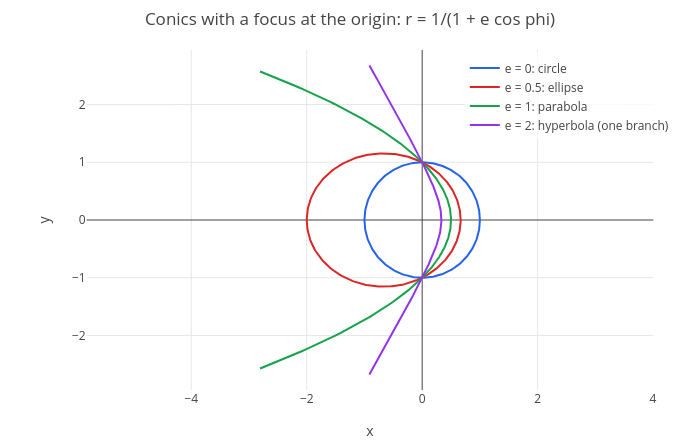

Notebook code cell kept with this figure:
### Markdown cell above
$x^2 - y^2 = (x - y)(x + y)$ has $\det Q = 0$: two lines. The tilted ellipse has $\det Q = -6 \neq 0$: a proper conic.

## 6. One family: eccentricity

All conics (except the circle) can be described by one more definition: the points whose distance to a focus is $e$
times their distance to a fixed line, the **directrix**. The number $e$ is the **eccentricity**. With the focus at the
origin, in polar coordinates (distance $r$ at angle $\varphi$):

$$r = \frac{1}{1 + e\cos\varphi}.$$

`polarplot(r, phi, from, to)` draws the curve at distance $r$ from the origin at each angle $\varphi$ from *from* to
*to*. The eccentricity decides the kind: $e = 0$ circle, $0 < e < 1$ ellipse, $e = 1$ parabola, $e > 1$ hyperbola
(where $1 + e\cos\varphi < 0$ the formula gives no point, so the parabola and hyperbola are drawn only for the angles
where it is positive):

### Code cell
c0 = polarplot(1, phi, 0, 2*pi);
c1 = polarplot(1/(1 + 0.5*cos(phi)), phi, 0, 2*pi);
c2 = polarplot(1/(1 + cos(phi)), phi, -2.4, 2.4);
c3 = polarplot(1/(1 + 2*cos(phi)), phi, -1.9, 1.9);
p = legend(show(c0, c1, c2, c3), "e = 0: circle", "e = 0.5: ellipse", "e = 1: parabola", "e = 2: hyperbola (one branch)");
labels(title(p, "Conics with a focus at the origin: r = 1/(1 + e cos phi)"), "x", "y")

### Figure 1 — Plotly figure (JSON) as saved in the notebook; plotly's stock layout.template omitted (floating-point values rounded to 4 significant figures; data arrays with more than 128 entries replaced by an {"elided": "..."} marker saying what was removed)
{"data": [{"line": {"color": "#2563eb", "width": 2}, "mode": "lines", "name": "e = 0: circle", "type": "scatter", "x": {"elided": "402 float values"}, "y": {"elided": "402 float values"}}, {"line": {"color": "#dc2626", "width": 2}, "mode": "lines", "name": "e = 0.5: ellipse", "type": "scatter", "x": {"elided": "402 float values"}, "y": {"elided": "402 float values"}}, {"line": {"color": "#16a34a", "width": 2}, "mode": "lines", "name": "e = 1: parabola", "type": "scatter", "x": {"elided": "402 float values"}, "y": {"elided": "402 float values"}}, {"line": {"color": "#9333ea", "width": 2}, "mode": "lines", "name": "e = 2: hyperbola (one branch)", "type": "scatter", "x": {"elided": "402 float values"}, "y": {"elided": "402 float values"}}], "layout": {"height": 440, "legend": {"bgcolor": "rgba(255,255,255,0.8)", "x": 0.99, "xanchor": "right", "y": 0.99, "yanchor": "top"}, "margin": {"b": 50, "l": 60, "r": 20, "t": 50}, "showlegend": true, "title": {"text": "Conics with a focus at the origin: r = 1/(1 + e cos phi)"}, "width": 700, "xaxis": {"constrain": "domain", "range": [-5.813, 4.005], "title": {"text": "x"}, "zeroline": true}, "yaxis": {"constrain": "domain", "range": [-2.945, 2.945], "scaleanchor": "x", "scaleratio": 1, "title": {"text": "y"}, "zeroline": true}}}
